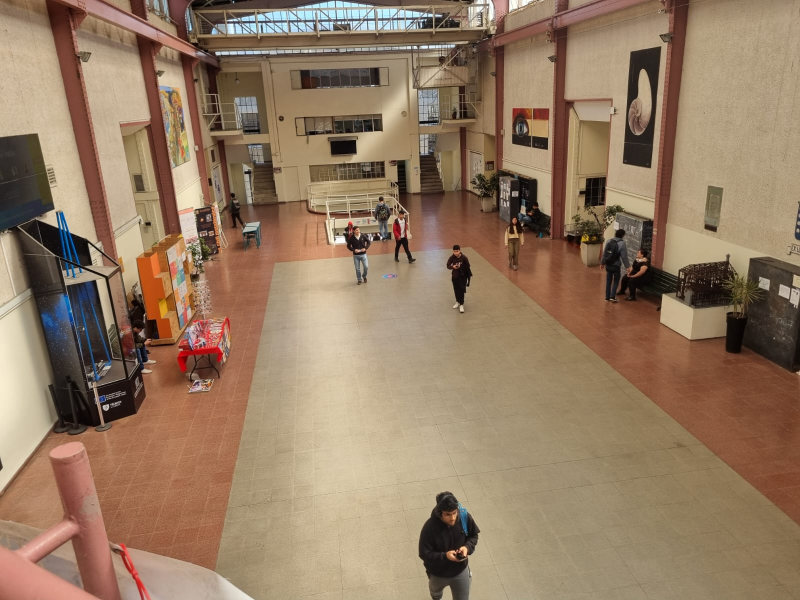
#> input picture detector_module/Tarea_imgs/hall1.jpg, 1600 x 1200 px (shown at 1/2 size)
$ python -i image_enhancer.py   (imports and definitions only)   (older library calls are emulated)
#> lines starting #> are read from the running program, lines starting #| are printed output that depends on the picture
import cv2
import numpy as np
from skimage.feature import hog
from skimage import exposure

import cv2
from skimage.feature import hog
from skimage import exposure

class ImageEnhancer:
    """
    A class that provides methods to enhance images.

    Methods:
    - apply_better_black_regions(image_input, alpha=2.0)
    - apply_clahe(image_input)
    - adjust_gamma(image_input, gamma=1.0)
    - apply_gaussian_blur(image_input, ksize=(5, 5))
    - apply_sharpening(image_input)
    - split_image(image_input)
    - apply_bilateral_filter(image_input, d=15, sigma_color=75, sigma_space=75)
    - apply_unsharp_mask(image_input, ksize=(5, 5), alpha=1.5, beta=-0.5)
    """
    # [18 lines left out: function enhance_edges_with_hog, not called in this run]

    @staticmethod
    def _load_image(image_input):
        """
        Load an image from a file path or a numpy ndarray.

        Args:
            image_input (str or np.ndarray): The input image. If it's a path, read the image. If it's already a numpy array, assume that it's in RGB format.

        Returns:
            np.ndarray: The loaded image in RGB format.

        Raises:
            ValueError: If the input type is invalid. Provide either a path or a numpy ndarray.
        """

        if isinstance(image_input, str):
            img = cv2.imread(image_input, cv2.IMREAD_COLOR)
            img_rgb = cv2.cvtColor(img, cv2.COLOR_BGR2RGB)
        elif isinstance(image_input, np.ndarray):
            img_rgb = image_input
        else:
            raise ValueError("Invalid input type. Provide either a path or a numpy ndarray.")

        return img_rgb

    # [23 lines left out: function apply_better_black_regions, not called in this run]

    @staticmethod
    def apply_clahe(image_input):
        """
        Applies Contrast Limited Adaptive Histogram Equalization (CLAHE) to the input image.

        Args:
            image_input (str): The path to the input image.

        Returns:
            numpy.ndarray: The enhanced image.
        """
        img_rgb = ImageEnhancer._load_image(image_input)

        clahe = cv2.createCLAHE(clipLimit=2.0, tileGridSize=(8, 8))
        img_lab = cv2.cvtColor(img_rgb, cv2.COLOR_RGB2LAB)
#> img_lab: shape (1200, 1600, 3); mean of channels 0, 1, 2 135.2, 134.6, 145.1
        l_channel, a_channel, b_channel = cv2.split(img_lab)
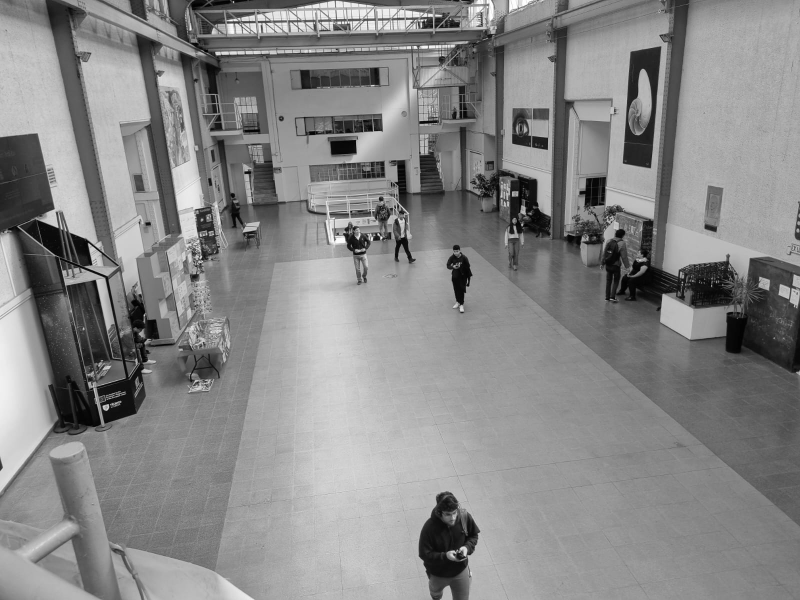
#> l_channel: shape (1200, 1600) (shown at 1/2 size); min 0, max 255, mean 135.2
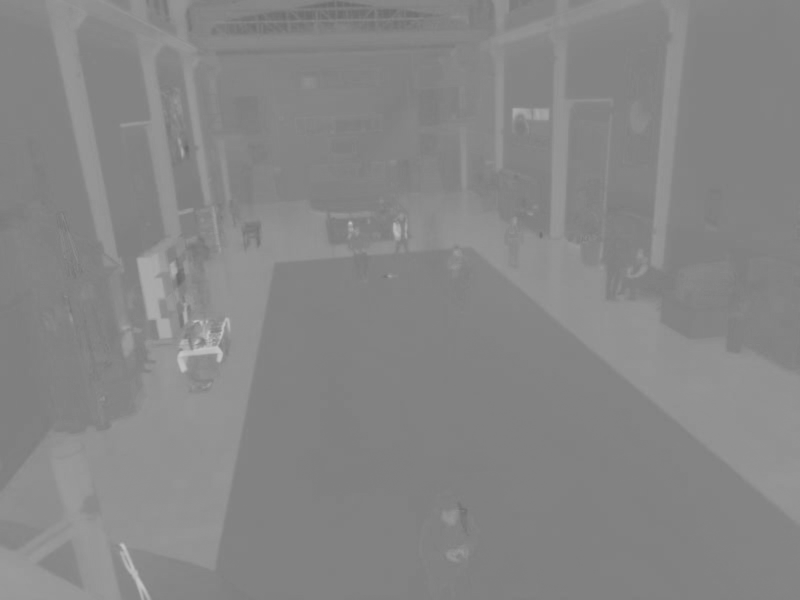
#> a_channel: shape (1200, 1600) (shown at 1/2 size); min 103, max 197, mean 134.6
        cl = clahe.apply(l_channel)
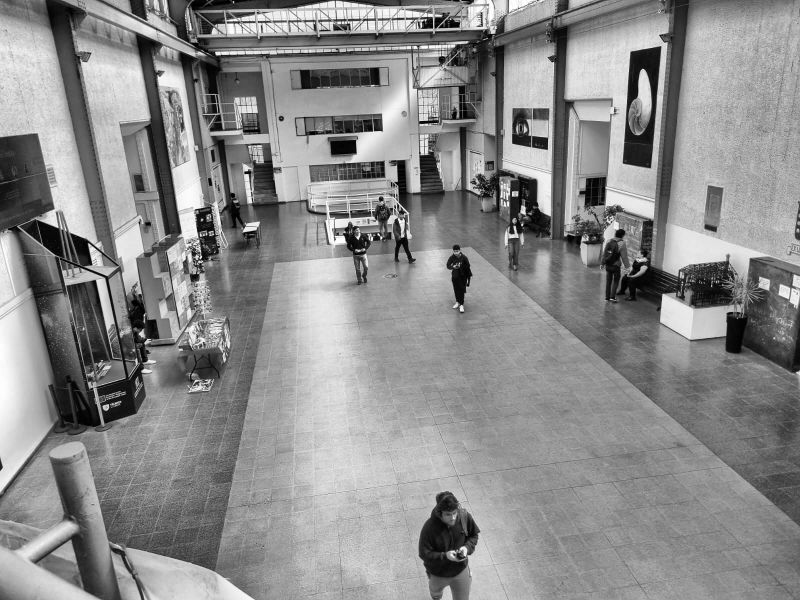
#> cl: shape (1200, 1600) (shown at 1/2 size); min 0, max 255, mean 139.5
        clahe_img = cv2.merge((cl, a_channel, b_channel))
#> clahe_img: shape (1200, 1600, 3); mean of channels 0, 1, 2 139.5, 134.6, 145.1
        result = cv2.cvtColor(clahe_img, cv2.COLOR_LAB2RGB)
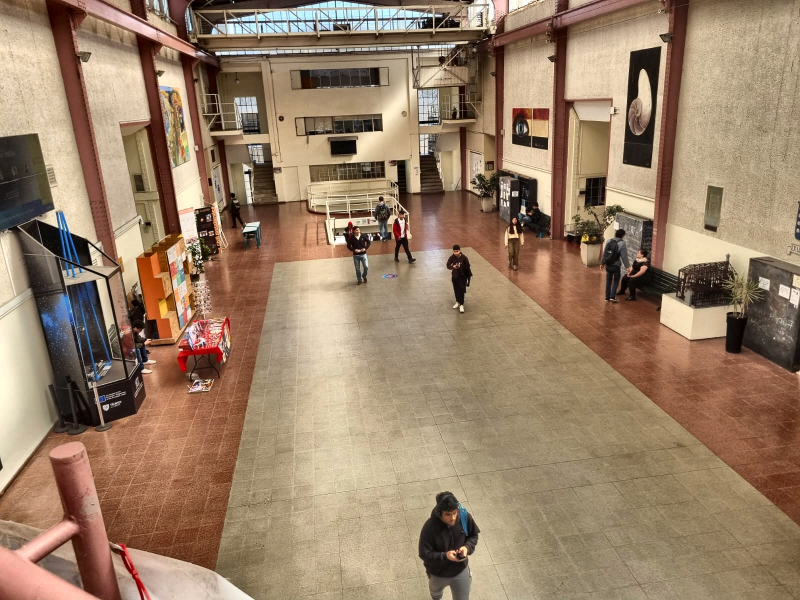
#> result: shape (1200, 1600, 3) (shown at 1/2 size); mean R, G, B 153.7, 128.2, 103.8

        return result

    # [154 lines left out: functions adjust_gamma, apply_gaussian_blur, apply_sharpening, split_image, apply_bilateral_filter, apply_unsharp_mask and 2 more, not called in this run]

>>> import cv2
>>> picture = cv2.cvtColor(cv2.imread('../detector_module/Tarea_imgs/hall1.jpg'), cv2.COLOR_BGR2RGB)
>>> result = ImageEnhancer().apply_clahe(picture)

$ run again, on detector_module/Tarea_imgs/hall2.jpg
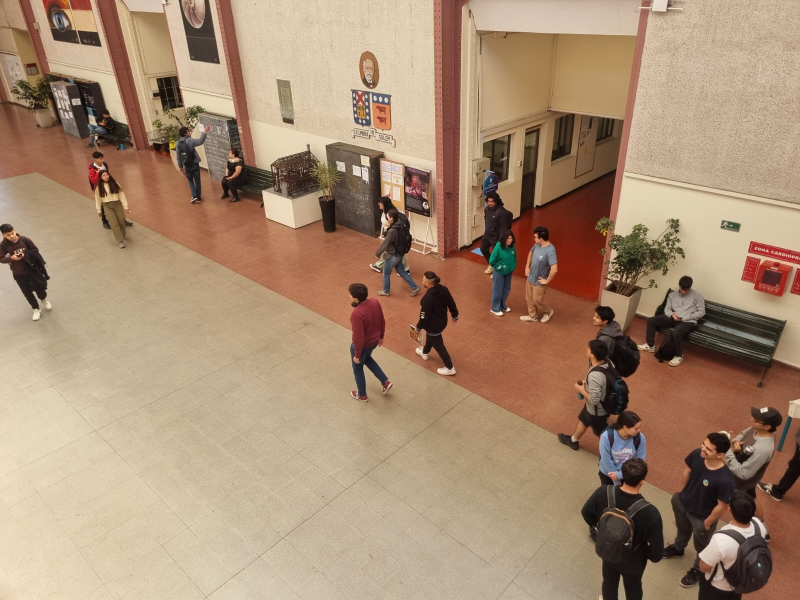
#> input picture detector_module/Tarea_imgs/hall2.jpg, 1600 x 1200 px (shown at 1/2 size)
#> img_lab: shape (1200, 1600, 3); mean of channels 0, 1, 2 151.2, 135.4, 145.6
#> in apply_clahe, `cl = clahe.apply(l_channel)`:
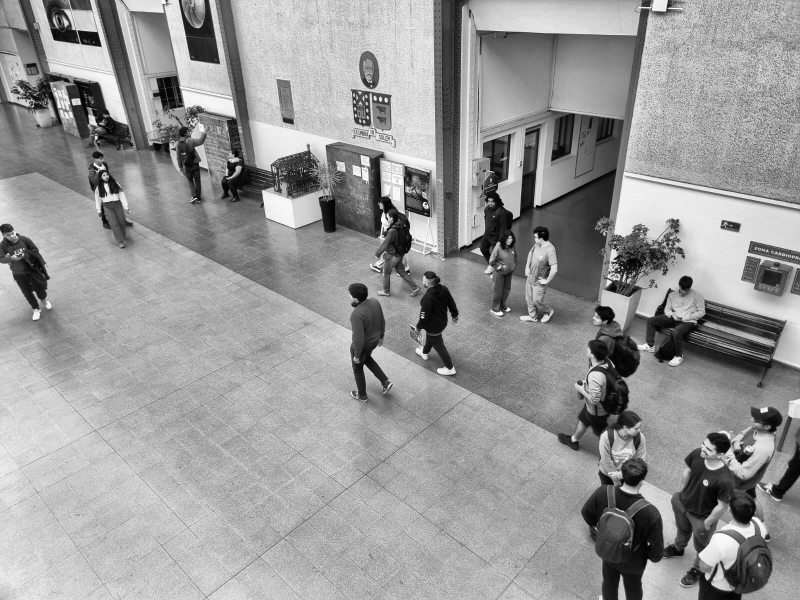
#> cl: shape (1200, 1600) (shown at 1/2 size); min 0, max 254, mean 151.8
#> clahe_img: shape (1200, 1600, 3); mean of channels 0, 1, 2 151.8, 135.4, 145.6
#> in apply_clahe, `result = cv2.cvtColor(clahe_img, cv2.COLOR_LAB2RGB)`:
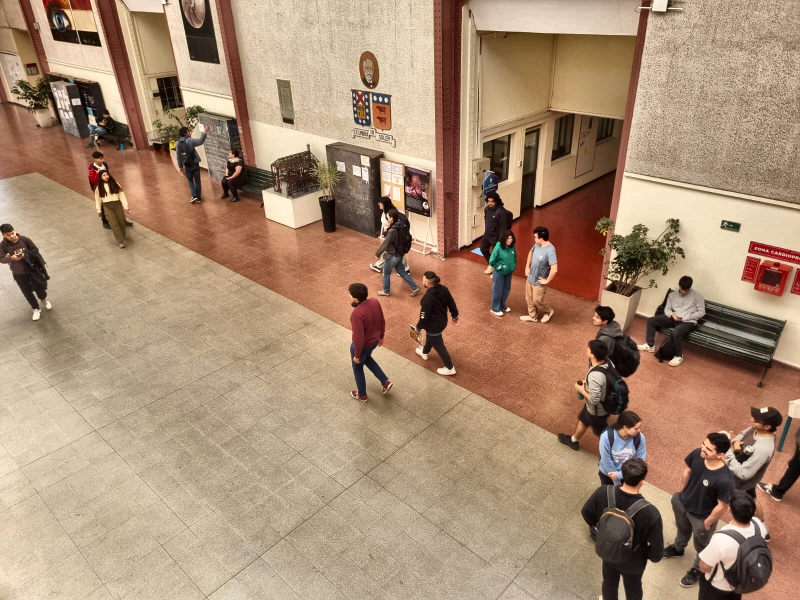
#> result: shape (1200, 1600, 3) (shown at 1/2 size); mean R, G, B 168.2, 140, 115.1

$ run again, on detector_module/Tarea_imgs/hall3.jpg
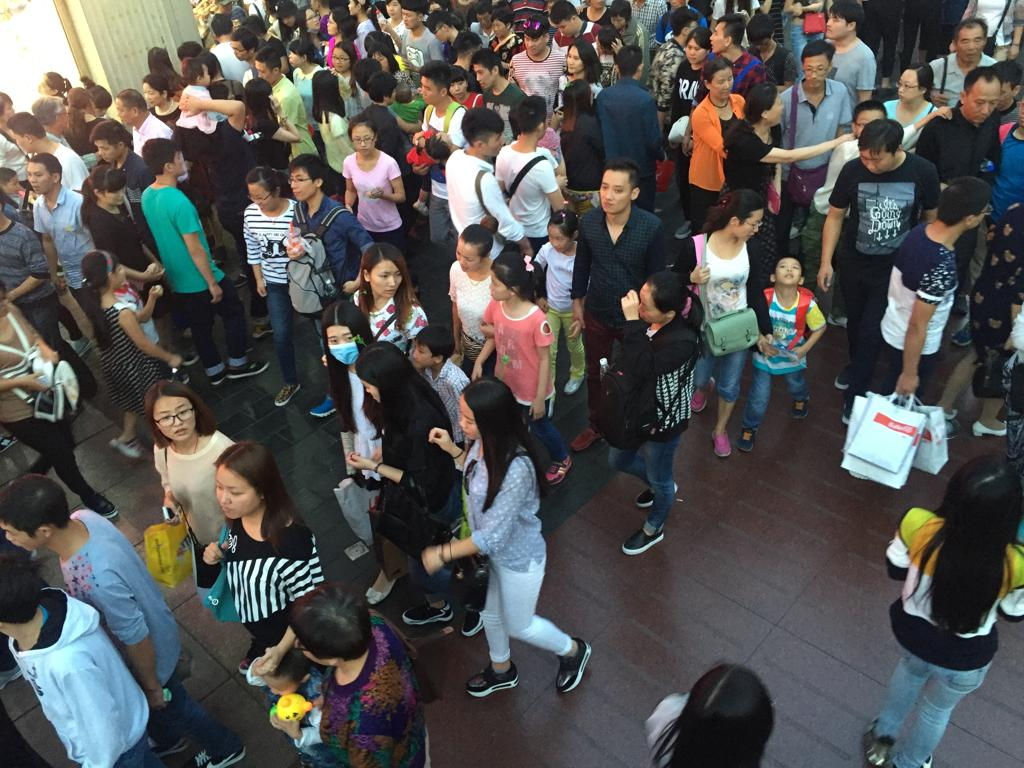
#> input picture detector_module/Tarea_imgs/hall3.jpg, 1024 x 768 px
#> img_lab: shape (768, 1024, 3); mean of channels 0, 1, 2 86.7, 129.1, 128.9
#> in apply_clahe, `l_channel, a_channel, b_channel = cv2.split(img_lab)`:
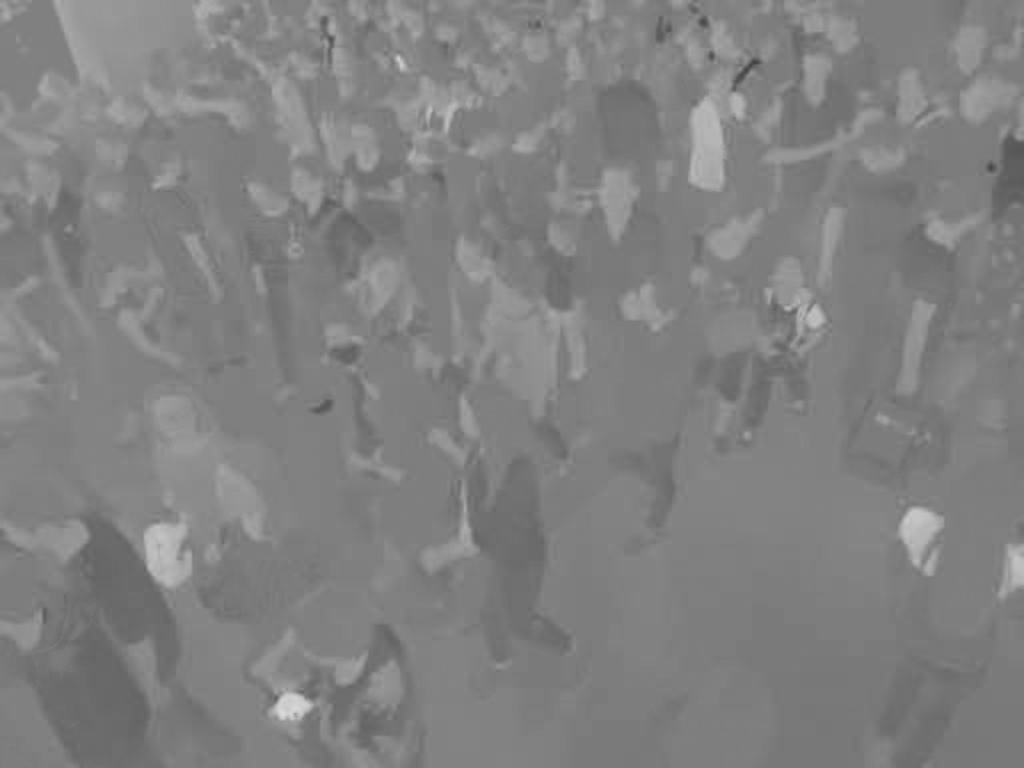
#> b_channel: shape (768, 1024); min 65, max 217, mean 128.9
#> clahe_img: shape (768, 1024, 3); mean of channels 0, 1, 2 105.7, 129.1, 128.9
#> in apply_clahe, `result = cv2.cvtColor(clahe_img, cv2.COLOR_LAB2RGB)`:
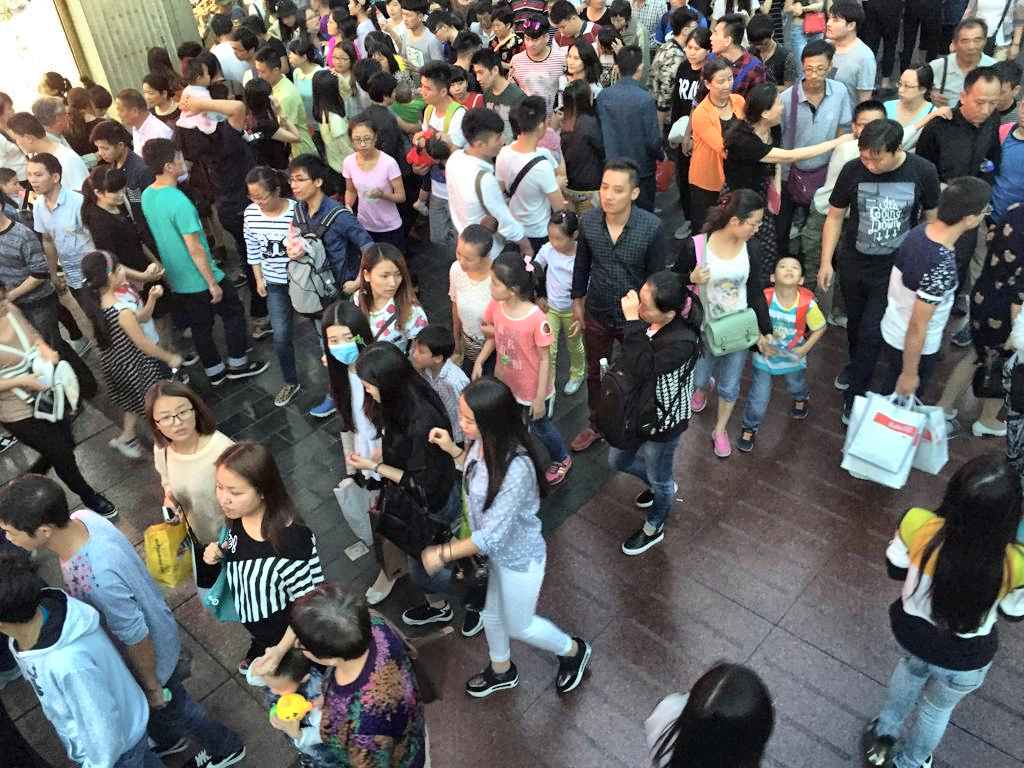
#> result: shape (768, 1024, 3); mean R, G, B 101.5, 100.7, 99.4

$ run again, on detector_module/Tarea_imgs/hall4.jpg
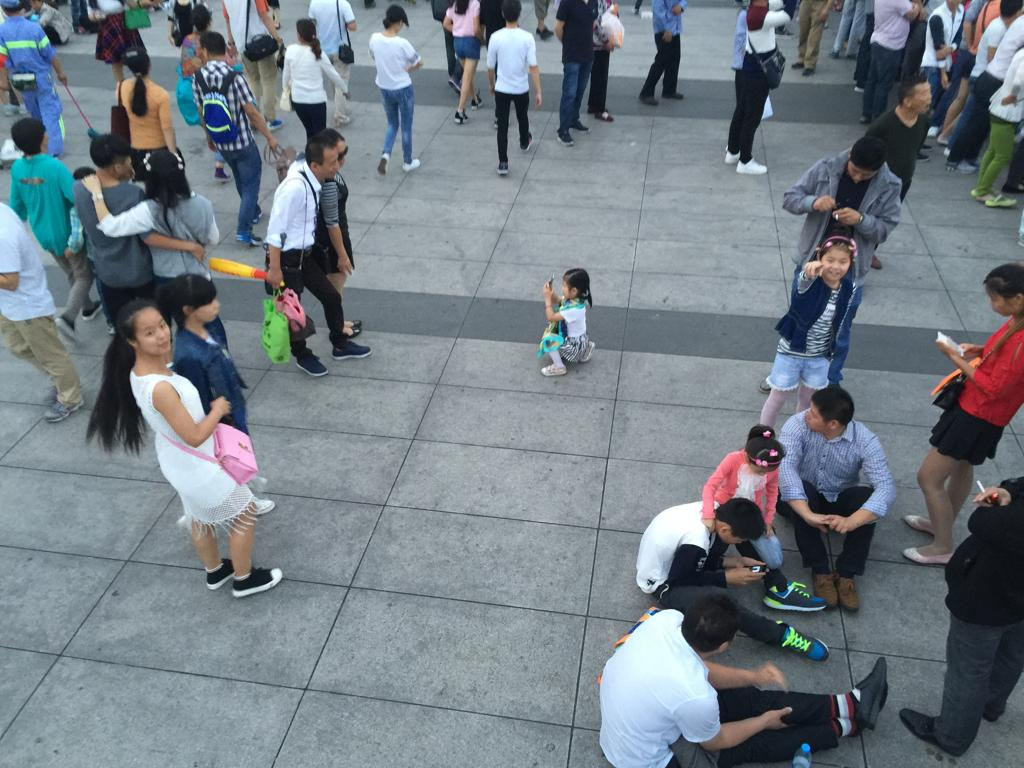
#> input picture detector_module/Tarea_imgs/hall4.jpg, 1024 x 768 px
#> img_lab: shape (768, 1024, 3); mean of channels 0, 1, 2 130.7, 126.6, 122.6
#> in apply_clahe, `l_channel, a_channel, b_channel = cv2.split(img_lab)`:
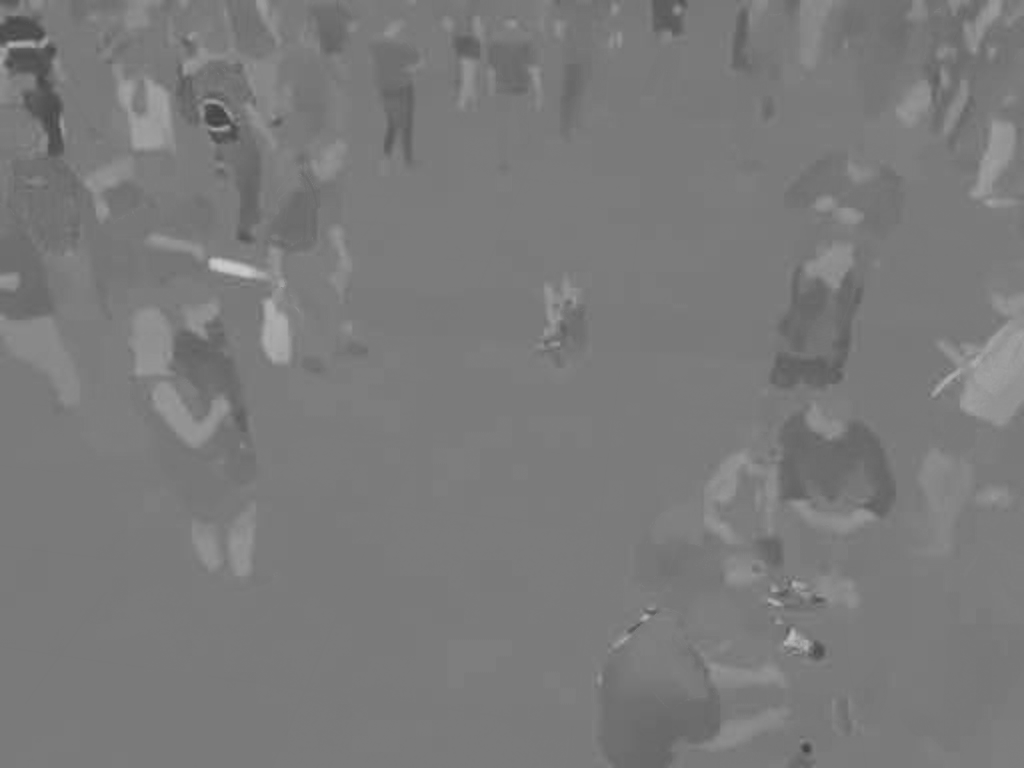
#> b_channel: shape (768, 1024); min 62, max 204, mean 122.6
#> clahe_img: shape (768, 1024, 3); mean of channels 0, 1, 2 135.3, 126.6, 122.6
#> in apply_clahe, `result = cv2.cvtColor(clahe_img, cv2.COLOR_LAB2RGB)`:
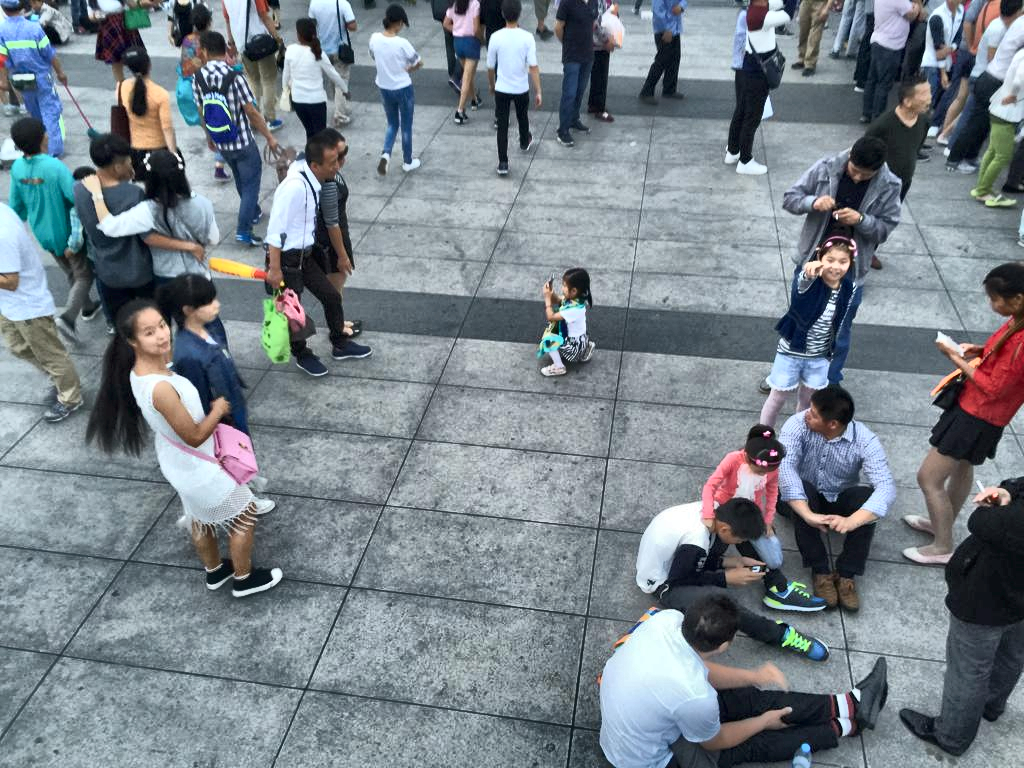
#> result: shape (768, 1024, 3); mean R, G, B 120.3, 130.3, 138.1
